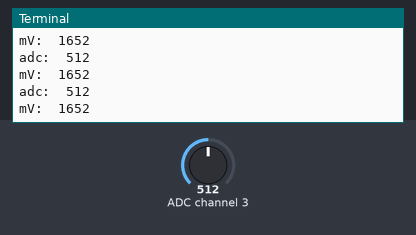
Bench run of a program on a simulated Raspberry Pi (BCM pin numbers), started with the argument 3. On the bench: the last lines printed to the terminal. Inputs (shaded band) come from the test bench; at power-on: ADC channel 3 = 512 (analog values on the 0–1023 scale).

Above: at 1.2 s.
1.3 s: ADC channel 3 set to 327
At 1.56 s:
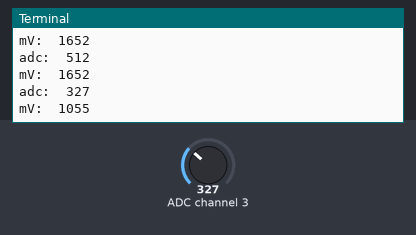
2.8 s: ADC channel 3 set to 295
At 2.96 s:
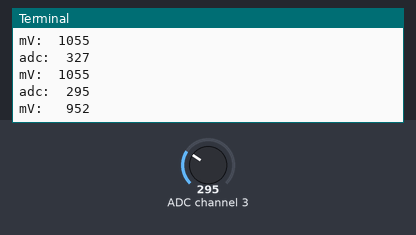
Timing chart, 0 to 5.8 s (numbered marks = the images above; inputs shaded):
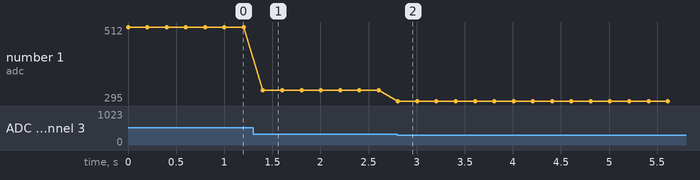

Measured:
- the behaviour switches between 310 and 309 on ADC channel 3 (found by bisection; images 1 and 2)
- after the input at 1.3 s, the terminal: prints a new line after 0.10 s (image 1)
- after the input at 2.8 s, the terminal: prints a new line at once (image 2)
- plotted number 1: 512 → 327 after the input at 1.3 s, 327 → 295 after the input at 2.8 s

The program:

mcp3008.py
```python
#! /usr/bin/env python3

# ADC(MCP3008) Control library
#   2018.03.05 R1.0  A.Daikoku

import spidev

_spi = spidev.SpiDev()
_spi.open(0, 0)              # SPI Bus #0 and Use SS0
_spi.max_speed_hz = 3000000  # Set SPI Clock as 3MHz

def readAdcValue(ch):
    """Read the value of ch"""
    global _spi
    adc = _spi.xfer2([1, (8 + ch) << 4, 0])
    data = ((adc[1] & 7) << 8) + adc[2]
    return data

def convertVoltage(value):
    """Convert ADC value to voltage. Unit is [mV]"""
    volts = (value * 3300.0) / 1023.0
    volts = round(volts, 0)
    return int(volts)

def readVoltage(ch):
    """Read the voltage of ch. Unit is [mV]"""
    adcValue = readAdcValue(ch)
    mV = convertVoltage(adcValue)
    return int(mV)

# Test script
if __name__ == '__main__':
    import sys
    import time
    if (len(sys.argv) == 1):
        ch = 0
    else:
        ch = int(sys.argv[1])

    try:
        while True:
            data = readAdcValue(ch)
            print("adc: {:4} ".format(data))
            mV = convertVoltage(data)
            print("mV:  {:4}".format(mV))
            time.sleep(0.2)

    except KeyboardInterrupt:
        _spi.close()
        sys.exit(0)
```
